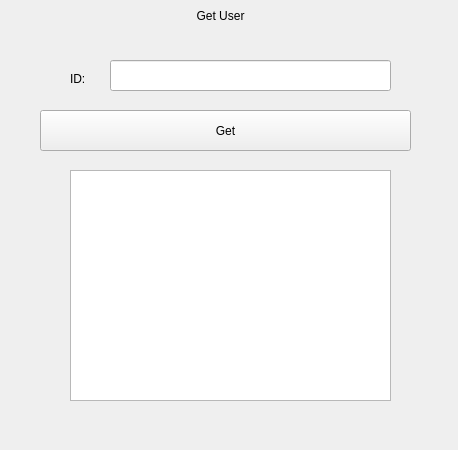
<?xml version="1.0" encoding="UTF-8"?>
<ui version="4.0">
 <class>Form</class>
 <widget class="QWidget" name="Form">
  <property name="geometry">
   <rect>
    <x>0</x>
    <y>0</y>
    <width>458</width>
    <height>450</height>
   </rect>
  </property>
  <property name="windowTitle">
   <string>Form</string>
  </property>
  <widget class="QLabel" name="labelHeader">
   <property name="geometry">
    <rect>
     <x>-10</x>
     <y>-10</y>
     <width>461</width>
     <height>51</height>
    </rect>
   </property>
   <property name="text">
    <string>Get User</string>
   </property>
   <property name="alignment">
    <set>Qt::AlignCenter</set>
   </property>
  </widget>
  <widget class="QLineEdit" name="lineEditID">
   <property name="geometry">
    <rect>
     <x>110</x>
     <y>60</y>
     <width>281</width>
     <height>31</height>
    </rect>
   </property>
   <property name="text">
    <string/>
   </property>
  </widget>
  <widget class="QLabel" name="label_5">
   <property name="geometry">
    <rect>
     <x>70</x>
     <y>70</y>
     <width>31</width>
     <height>17</height>
    </rect>
   </property>
   <property name="text">
    <string>ID:</string>
   </property>
  </widget>
  <widget class="QPushButton" name="buttonGetUser">
   <property name="geometry">
    <rect>
     <x>40</x>
     <y>110</y>
     <width>371</width>
     <height>41</height>
    </rect>
   </property>
   <property name="text">
    <string>Get</string>
   </property>
  </widget>
  <widget class="QTextBrowser" name="textBrowserGetUser">
   <property name="geometry">
    <rect>
     <x>70</x>
     <y>170</y>
     <width>321</width>
     <height>231</height>
    </rect>
   </property>
  </widget>
  <widget class="QLabel" name="labelMessage">
   <property name="geometry">
    <rect>
     <x>40</x>
     <y>410</y>
     <width>371</width>
     <height>31</height>
    </rect>
   </property>
   <property name="text">
    <string/>
   </property>
   <property name="alignment">
    <set>Qt::AlignCenter</set>
   </property>
  </widget>
 </widget>
 <resources/>
 <connections/>
</ui>
